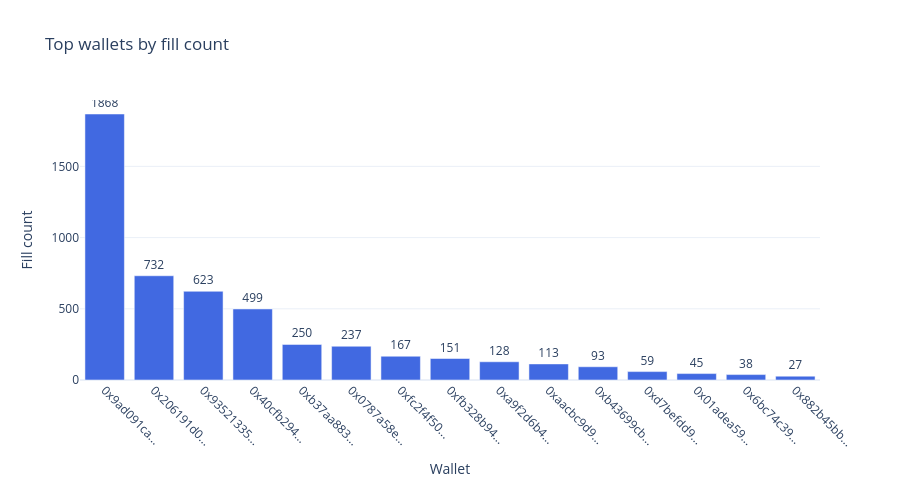

Notebook code cell kept with this figure:
### Code cell
top15 = wallet_stats.sort_values(by='fill_count', ascending=False).head(15)

fig_wallet = go.Figure()
fig_wallet.add_trace(go.Bar(
    x=top15.index.str[:10] + '...',
    y=top15['fill_count'],
    marker_color='royalblue',
    text=top15['fill_count'],
    textposition='outside',
))

fig_wallet.update_layout(
    title='Top wallets by fill count',
    xaxis_title='Wallet',
    yaxis_title='Fill count',
    template='plotly_white',
    height=500,
    margin=dict(b=120),
)
fig_wallet.update_xaxes(tickangle=45)
fig_wallet.show()

### Figure 1 — Plotly figure (JSON) as saved in the notebook; plotly's stock layout.template omitted (floating-point values rounded to 4 significant figures)
{"data": [{"marker": {"color": "royalblue"}, "text": [1868.0, 732.0, 623.0, 499.0, 250.0, 237.0, 167.0, 151.0, 128.0, 113.0, 93.0, 59.0, 45.0, 38.0, 27.0], "textposition": "outside", "type": "bar", "x": ["0x9ad091ca...", "0x206191d0...", "0x93521335...", "0x40cfb294...", "0xb37aa883...", "0x0787a58e...", "0xfc2f4f50...", "0xfb328b94...", "0xa9f2d6b4...", "0xaacbc9d9...", "0xb43699cb...", "0xd7befdd9...", "0x01adea59...", "0x6bc74c39...", "0x882b45bb..."], "y": [1868, 732, 623, 499, 250, 237, 167, 151, 128, 113, 93, 59, 45, 38, 27]}], "layout": {"height": 500, "margin": {"b": 120}, "title": {"text": "Top wallets by fill count"}, "xaxis": {"tickangle": 45, "title": {"text": "Wallet"}}, "yaxis": {"title": {"text": "Fill count"}}}}
